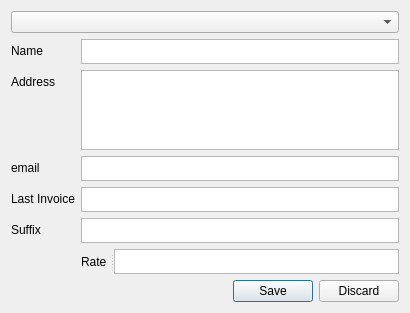
<?xml version="1.0" encoding="UTF-8"?>
<ui version="4.0">
 <class>Form</class>
 <widget class="QWidget" name="Form">
  <property name="geometry">
   <rect>
    <x>0</x>
    <y>0</y>
    <width>410</width>
    <height>313</height>
   </rect>
  </property>
  <property name="windowTitle">
   <string>Form</string>
  </property>
  <layout class="QVBoxLayout" name="verticalLayout">
   <item>
    <layout class="QFormLayout" name="formLayout">
     <property name="verticalSpacing">
      <number>6</number>
     </property>
     <item row="0" column="0" colspan="2">
      <widget class="QComboBox" name="chooseCompany"/>
     </item>
     <item row="1" column="0">
      <widget class="QLabel" name="label">
       <property name="styleSheet">
        <string notr="true">font: 10pt &quot;Verdana&quot;;</string>
       </property>
       <property name="text">
        <string>Name</string>
       </property>
      </widget>
     </item>
     <item row="1" column="1">
      <widget class="QTextEdit" name="cNameBox">
       <property name="maximumSize">
        <size>
         <width>16777215</width>
         <height>25</height>
        </size>
       </property>
      </widget>
     </item>
     <item row="2" column="0">
      <widget class="QLabel" name="label_2">
       <property name="styleSheet">
        <string notr="true">font: 10pt &quot;Verdana&quot;;</string>
       </property>
       <property name="text">
        <string>Address</string>
       </property>
      </widget>
     </item>
     <item row="2" column="1">
      <widget class="QTextEdit" name="cAddressBox">
       <property name="maximumSize">
        <size>
         <width>16777215</width>
         <height>1000</height>
        </size>
       </property>
      </widget>
     </item>
     <item row="3" column="0">
      <widget class="QLabel" name="label_3">
       <property name="styleSheet">
        <string notr="true">font: 10pt &quot;Verdana&quot;;</string>
       </property>
       <property name="text">
        <string>email</string>
       </property>
      </widget>
     </item>
     <item row="3" column="1">
      <widget class="QTextEdit" name="cEmailBox">
       <property name="maximumSize">
        <size>
         <width>16777215</width>
         <height>25</height>
        </size>
       </property>
      </widget>
     </item>
     <item row="4" column="0">
      <widget class="QLabel" name="label_4">
       <property name="styleSheet">
        <string notr="true">font: 10pt &quot;Verdana&quot;;</string>
       </property>
       <property name="text">
        <string>Last Invoice</string>
       </property>
      </widget>
     </item>
     <item row="4" column="1">
      <widget class="QTextEdit" name="cInvoiceBox">
       <property name="maximumSize">
        <size>
         <width>16777215</width>
         <height>25</height>
        </size>
       </property>
      </widget>
     </item>
     <item row="5" column="0">
      <widget class="QLabel" name="label_5">
       <property name="styleSheet">
        <string notr="true">font: 10pt &quot;Verdana&quot;;</string>
       </property>
       <property name="text">
        <string>Suffix</string>
       </property>
      </widget>
     </item>
     <item row="5" column="1">
      <widget class="QTextEdit" name="cSuffixBox">
       <property name="maximumSize">
        <size>
         <width>16777215</width>
         <height>25</height>
        </size>
       </property>
      </widget>
     </item>
     <item row="6" column="1">
      <widget class="QSplitter" name="splitter">
       <property name="orientation">
        <enum>Qt::Horizontal</enum>
       </property>
       <widget class="QLabel" name="label_6">
        <property name="styleSheet">
         <string notr="true">font: 10pt &quot;Verdana&quot;;</string>
        </property>
        <property name="text">
         <string>Rate</string>
        </property>
       </widget>
       <widget class="QTextEdit" name="cRateBox">
        <property name="maximumSize">
         <size>
          <width>16777215</width>
          <height>25</height>
         </size>
        </property>
       </widget>
      </widget>
     </item>
     <item row="8" column="1">
      <widget class="QDialogButtonBox" name="saveDiscardButton">
       <property name="standardButtons">
        <set>QDialogButtonBox::Discard|QDialogButtonBox::Save</set>
       </property>
      </widget>
     </item>
    </layout>
   </item>
  </layout>
 </widget>
 <resources/>
 <connections>
  <connection>
   <sender>saveDiscardButton</sender>
   <signal>clicked(QAbstractButton*)</signal>
   <receiver>cRateBox</receiver>
   <slot>copy()</slot>
   <hints>
    <hint type="sourcelabel">
     <x>305</x>
     <y>296</y>
    </hint>
    <hint type="destinationlabel">
     <x>287</x>
     <y>261</y>
    </hint>
   </hints>
  </connection>
 </connections>
</ui>
